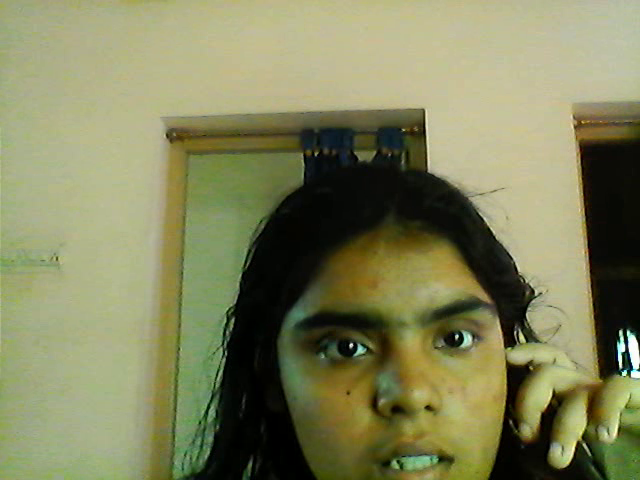
#> input picture frame 32 of output.avi, 640 x 480 px
$ python ex5.py
#> lines starting #> are read from the running program, lines starting #| are printed output that depends on the picture
import cv2
cap=cv2.VideoCapture('output.avi')
while(True):
    ret, frame=cap.read()
#> frame is the input picture: shape (480, 640, 3); mean B, G, R 91.4, 131.1, 129.2
    gray=cv2.cvtColor(frame,cv2.COLOR_BGR2GRAY)
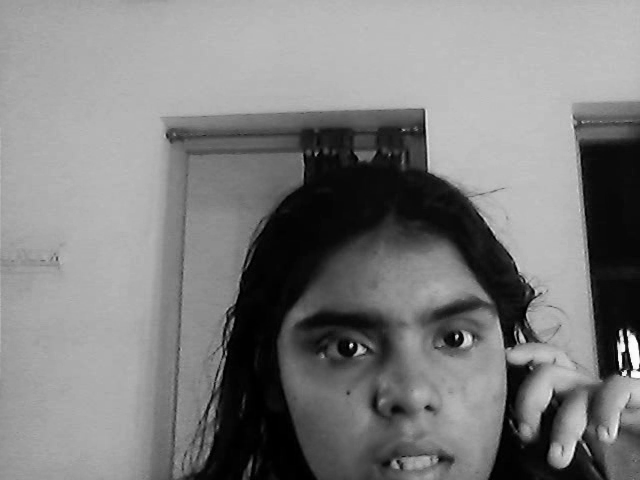
#> gray: shape (480, 640); min 0, max 255, mean 126
    cv2.imshow('frame',gray)

    if cv2.waitKey(1) &0xFF == ord('q'):
#> (key q is pressed here)
        break
cap.release()
cv2.destroyAllWindows()

$ run again, starting later in the video
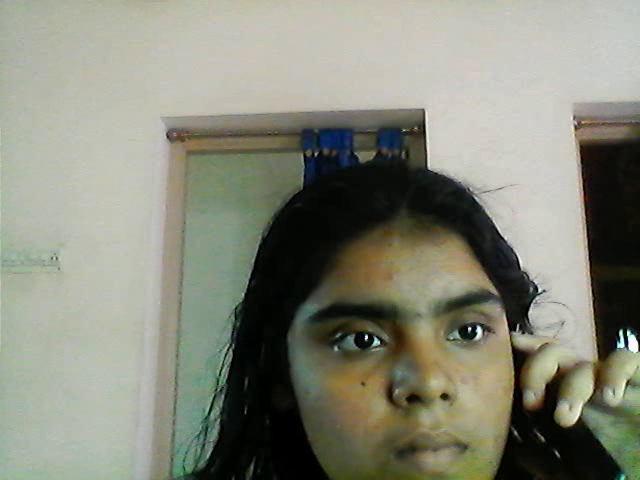
#> input picture frame 148 of output.avi, 640 x 480 px
#> frame is the input picture: shape (480, 640, 3); mean B, G, R 121.4, 135.8, 134.3
#> `gray=cv2.cvtColor(frame,cv2.COLOR_BGR2GRAY)`:
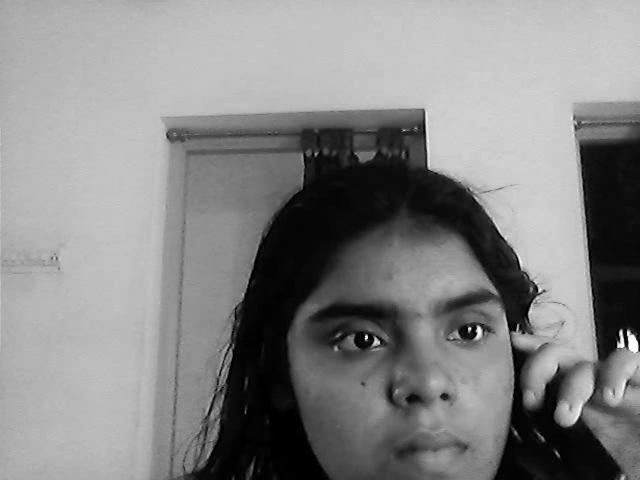
#> gray: shape (480, 640); min 0, max 255, mean 133.7

$ run again, starting later in the video
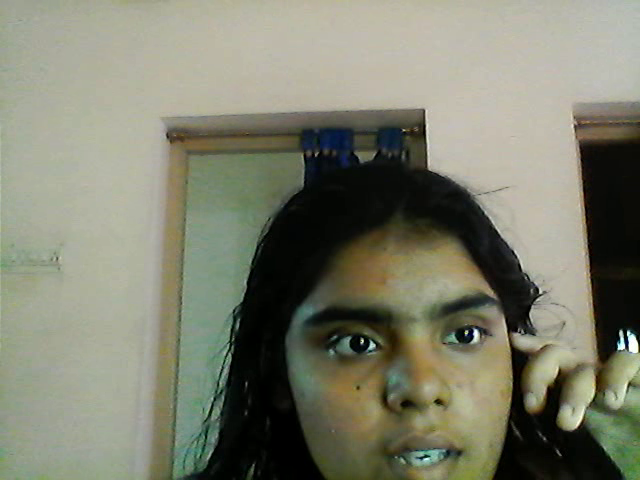
#> input picture frame 263 of output.avi, 640 x 480 px
#> frame is the input picture: shape (480, 640, 3); mean B, G, R 109.4, 127, 125.4
#> `gray=cv2.cvtColor(frame,cv2.COLOR_BGR2GRAY)`:
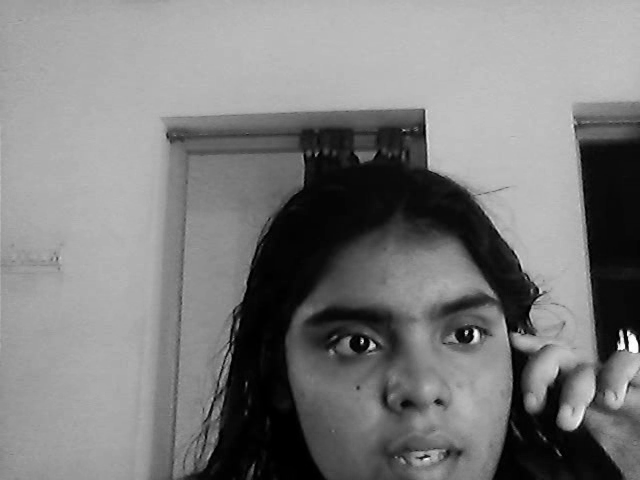
#> gray: shape (480, 640); min 0, max 255, mean 124.5
